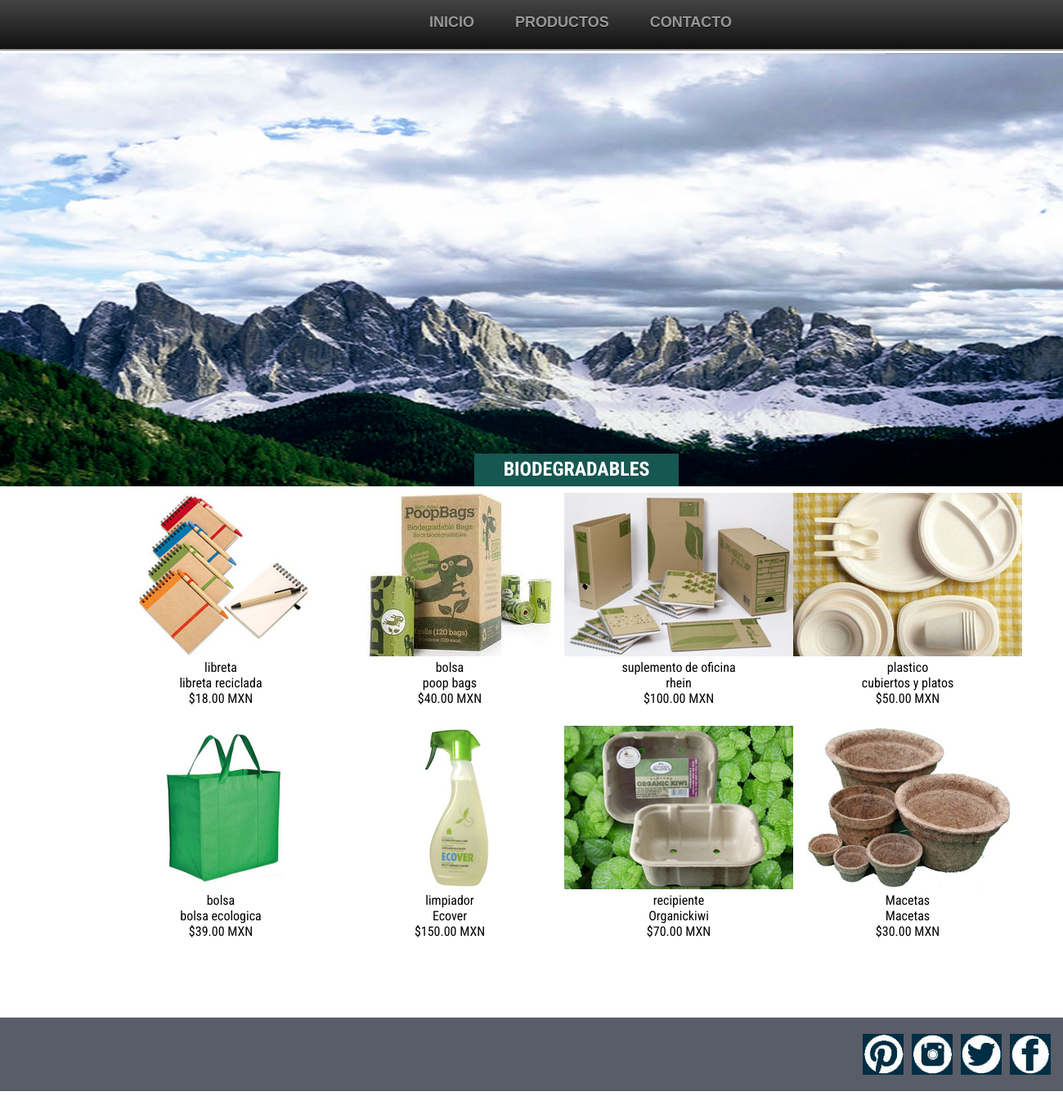
The page /organicos/prod_bio.php on the database its author committed.
### tables this page shows
CREATE TABLE `biodegradables` (
`id` int(11) unsigned NOT NULL,
  `nombre_de_producto` varchar(255) DEFAULT NULL,
  `tipo_de_producto` varchar(255) DEFAULT NULL,
  `precio` varchar(255) DEFAULT NULL,
  `imagen` varchar(255) DEFAULT NULL
);

### organicos/prod_bio.php (the view, shortened to what this page needs)
<!doctype html>
<html>
<?php include_once("variables.php");
$bio= mysql_query("SELECT * FROM biodegradables");
?>
<head>
</head>
<body>
        <div id="encabezado">
          <ul id="menu">
            <li><a href="index.php">Inicio</a></li>
            <li>
                <a href="#">Productos</a>
            </li>
            <li><a href="contacto.php">Contacto</a></li>
        </ul>
        </div>
        <div id="banner">
<div id="boton"><h2 id="titulo">	BIODEGRADABLES</h2></div>
        </div>
<div id="seccion">
	<?php
            while($fila = mysql_fetch_array($bio)){
				echo "<div class='cuadro'>". "<img src='img/biodegradables/".$fila[imagen]."'/>";
				 echo  $fila['tipo_de_producto']."<br>";
				echo $fila['nombre_de_producto']."<br>";
				echo $fila['precio'];
				echo "</div>";
			};
        ?>
        </div>
           <div id="footer"><a href =""class="redes"><img src="img/fb.jpg"/></a><a href =""class="redes"><img src="img/tw.jpg"/></a>
               <a href =""class="redes"><img src="img/inst.jpg"/></a>
               <a href =""class="redes"><img src="img/pint.jpg"/></a>
           </div>
</body>
</html>

### organicos/prod_bio.php (style rules this page uses)
#menu { width: 100%; height:50px; margin: 0; padding: 10px 0 0 0; list-style: none; background-color: #0e3142; background-image: linear-gradient(#444, #111); box-shadow: 0 2px 1px #9c9c9c; }
#menu li { margin: 0 auto; text-align: center; margin-left: 500px; top: 5px; }
#menu a { float: left; height: 25px; padding: 0 25px; color: #999; text-transform: uppercase; font: bold 18px/25px Arial, Helvetica; text-decoration: none; text-shadow: 0 1px 0 #000; margin-top:5px; }
#menu:after { visibility: hidden; display: block; font-size: 0; content: " "; clear: both; height: 0; }
* { font-family: 'Roboto Condensed', sans-serif; margin:0; }
#titulo { margin-top:5px; }
#banner { width:100%; height:530px; margin-top:5px; background-image:url(img/uno.jpg); background-repeat:no-repeat; }
#boton { height: 40px; width: 250px; background-color:#165751; display: inline; float: left; margin: 490px 580px; text-align:center; color:#FFF; }
#seccion { height: 650px; width: 1160px; position: absolute; margin-top: 208px; display: inline; margin-left: inherit; left: 130px; top: 310px; overflow:scroll; }
.cuadro { height: 200px; width: 280px; background-color: #09F; display: inline; float: left; margin-top: 85px; text-align: center; }
#footer { height: 80px; width: 100%; position: absolute; background-color: #595d68; margin-top: 650px; display: inline; right: 0px; padding: 5px; }
.redes { height: 50px; width: 50px; background-color: #547980; display:inline; float:right; margin-top:15px; left:100px; margin-right:10px; }

### rows shown on the page
biodegradables: imagen (picture), tipo_de_producto "libreta", nombre_de_producto "libreta reciclada", precio "$18.00 MXN"
biodegradables: imagen (picture), tipo_de_producto "bolsa", nombre_de_producto "poop bags", precio "$40.00 MXN"
biodegradables: imagen (picture), tipo_de_producto "suplemento de oficina", nombre_de_producto "rhein", precio "$100.00 MXN"
biodegradables: imagen (picture), tipo_de_producto "plastico", nombre_de_producto "cubiertos y platos", precio "$50.00 MXN"
biodegradables: imagen (picture), tipo_de_producto "bolsa", nombre_de_producto "bolsa ecologica", precio "$39.00 MXN"
biodegradables: imagen (picture), tipo_de_producto "limpiador", nombre_de_producto "Ecover", precio "$150.00 MXN"
biodegradables: imagen (picture), tipo_de_producto "recipiente", nombre_de_producto "Organickiwi", precio "$70.00 MXN"
biodegradables: imagen (picture), tipo_de_producto "Macetas", nombre_de_producto "Macetas", precio "$30.00 MXN"
